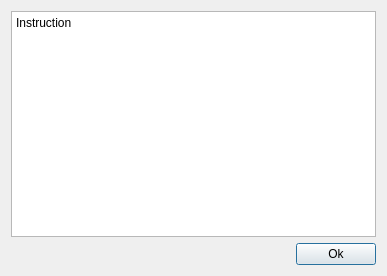
<?xml version="1.0" encoding="UTF-8"?>
<ui version="4.0">
 <class>Instruction</class>
 <widget class="QDialog" name="Instruction">
  <property name="geometry">
   <rect>
    <x>0</x>
    <y>0</y>
    <width>387</width>
    <height>276</height>
   </rect>
  </property>
  <property name="windowTitle">
   <string>Instruction</string>
  </property>
  <layout class="QGridLayout" name="gridLayout">
   <item row="0" column="0">
    <widget class="QPlainTextEdit" name="plainTextEdit">
     <property name="plainText">
      <string>Instruction</string>
     </property>
    </widget>
   </item>
   <item row="1" column="0">
    <layout class="QHBoxLayout" name="horizontalLayout">
     <item>
      <spacer name="horizontalSpacer">
       <property name="orientation">
        <enum>Qt::Horizontal</enum>
       </property>
       <property name="sizeHint" stdset="0">
        <size>
         <width>40</width>
         <height>20</height>
        </size>
       </property>
      </spacer>
     </item>
     <item>
      <widget class="QPushButton" name="BtnOk">
       <property name="text">
        <string>Ok</string>
       </property>
      </widget>
     </item>
    </layout>
   </item>
  </layout>
 </widget>
 <resources/>
 <connections/>
</ui>
